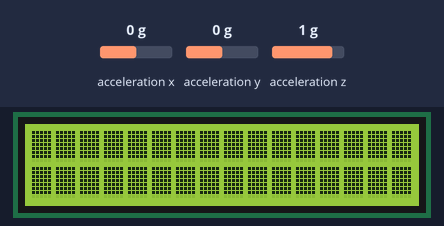
Bench run of a sketch on a simulated Arduino Uno, built with avr-gcc and run on an emulated ATmega328P. Parts: 16×2 character LCD. Wiring (inferred from the names in the program): MPU-6050 motion sensor at I2C address 0x68. The inputs (shaded band) are chosen by the test bench; at power-on: acceleration x 0 g, acceleration y 0 g, acceleration z 1 g. What the sketch prints to the serial monitor is not drawn.

Above: at 0.1 s.
At 1.1 s:
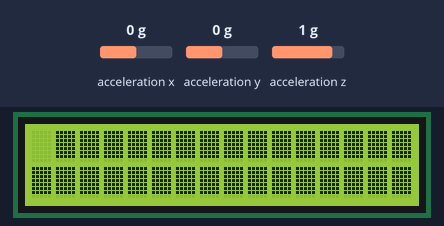
At 8.1 s:
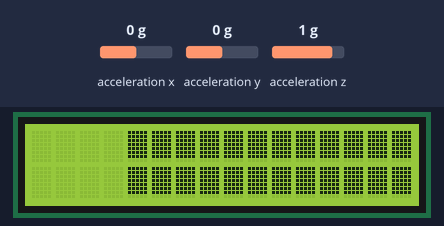
At 16.1 s:
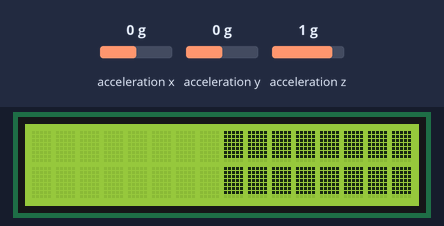
At 23.1 s:
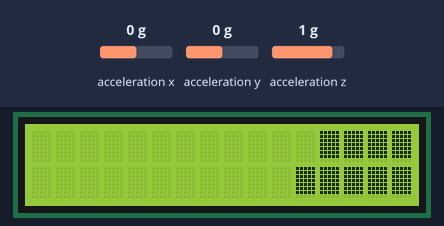
At 31.1 s:
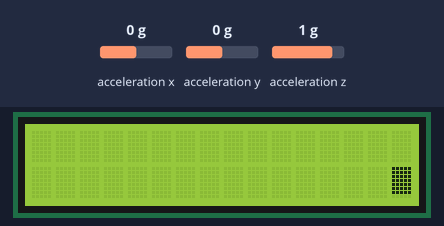

Measured:
- what the display in image 1 shows lasts 1.0 s, from 1.1 s to 2.1 s

The sketch:

hourglass.ino
```cpp
#include <Wire.h>
#include <LiquidCrystal.h>

// Define the MPU-6050 I2C address
const int MPU = 0x68;

// Define accelerometer variables
int16_t AcX, AcY, AcZ;
float roll;

// Initialize the library with the numbers of the interface pins
LiquidCrystal lcd(12, 11, 5, 4, 3, 2);

// Button pin
const int buttonPin = 7;
const int DELAY = 1000;

// Create a custom character (full block)
byte fullBlock[8] = {
  B11111,  // Top row (all pixels on)
  B11111,
  B11111,
  B11111,
  B11111,
  B11111,
  B11111,  // Bottom row (all pixels on)
};

void setup() {
  // Set up the LCD's number of columns and rows
  lcd.begin(16, 2);

  // Initialize the I2C communication
  Wire.begin();

  // Start the serial communication at 9600 baud rate
  Serial.begin(9600);

  // Initialize the MPU-6050
  Wire.beginTransmission(MPU);
  Wire.write(0x6B);  // Wake up the MPU-6050 by writing 0 to the PWR_MGMT_1 register
  Wire.write(0);
  Wire.endTransmission(true);

  // Create the full block character in location 0
  lcd.createChar(0, fullBlock);

  // Fill the screen with full blocks
  fillScreenWithBlocks();
}

void loop() {
  // Clear the screen based on the current direction
  if(isUpsideDown()){
    Serial.println("UPSIDE DOWN");
    clearFromRight();
    while (!isUpright()){
      delay(100);
    }
  }
  else if (isUpright()){
    Serial.println("UPSIDE UP");
    clearFromLeft();
    while (!isUpsideDown()){
      delay(100);
    }
  }

  // Reset the display after clearing all pixels
  fillScreenWithBlocks();  // Reinitialize the screen with full blocks
}

// Function to fill both rows with full blocks
void fillScreenWithBlocks() {
  lcd.clear();
  lcd.setCursor(0, 0);  // First row
  for (int i = 0; i < 16; i++) {
    lcd.write(byte(0));  // Print full block character
  }

  lcd.setCursor(0, 1);  // Second row
  for (int i = 0; i < 16; i++) {
    lcd.write(byte(0));  // Print full block character
  }

  delay(DELAY);  // Wait for 1 second before starting to delete pixels
}

// Function to clear blocks from left to right
void clearFromLeft() {
  for (int col = 0; col < 16; col++) {
    // Clear the block on the first row at column `col`
    lcd.setCursor(col, 0);
    lcd.print(" ");  // Replace the block with a space (empty pixel)
    delay(DELAY);     // Wait for 1 second

    // Clear the block on the second row at column `col`
    lcd.setCursor(col, 1);
    lcd.print(" ");  // Replace the block with a space (empty pixel)
    delay(DELAY);     // Wait for 1 second
  }
}

// Function to clear blocks from right to left
void clearFromRight() {
  for (int col = 15; col >= 0; col--) {
    // Clear the block on the first row at column `col`
    lcd.setCursor(col, 0);
    lcd.print(" ");  // Replace the block with a space (empty pixel)
    delay(DELAY);     // Wait for 1 second

    // Clear the block on the second row at column `col`
    lcd.setCursor(col, 1);
    lcd.print(" ");  // Replace the block with a space (empty pixel)
    delay(DELAY);     // Wait for 1 second
  }
}

bool isFlat(){
  getAcceleration(AcX, AcY, AcZ);
  return AcZ > 15000 && AcZ < 16300;

}

bool isUpright(){
  getRoll();
  return roll > -180 && roll < 20;
}


bool isUpsideDown(){
  getRoll();
  return roll > 80 && roll < 120;
}

void getRoll(){
  getAcceleration(AcX, AcY, AcZ);
  roll = atan2(-AcX, AcZ) * 180.0 / PI;
  Serial.println(roll);
}

// Function to read acceleration data from MPU-6050
void getAcceleration(int16_t &x, int16_t &y, int16_t &z) {
  // Request accelerometer data from the MPU-6050
  Wire.beginTransmission(MPU);
  Wire.write(0x3B);  // Start reading from register 0x3B (ACCEL_XOUT_H)
  Wire.endTransmission(false);
  Wire.requestFrom(MPU, 6, true);  // Request 6 bytes of accelerometer data

  // Read accelerometer values
  x = Wire.read() << 8 | Wire.read();  // Accelerometer X-axis
  y = Wire.read() << 8 | Wire.read();  // Accelerometer Y-axis
  z = Wire.read() << 8 | Wire.read();  // Accelerometer Z-axis
}
```
